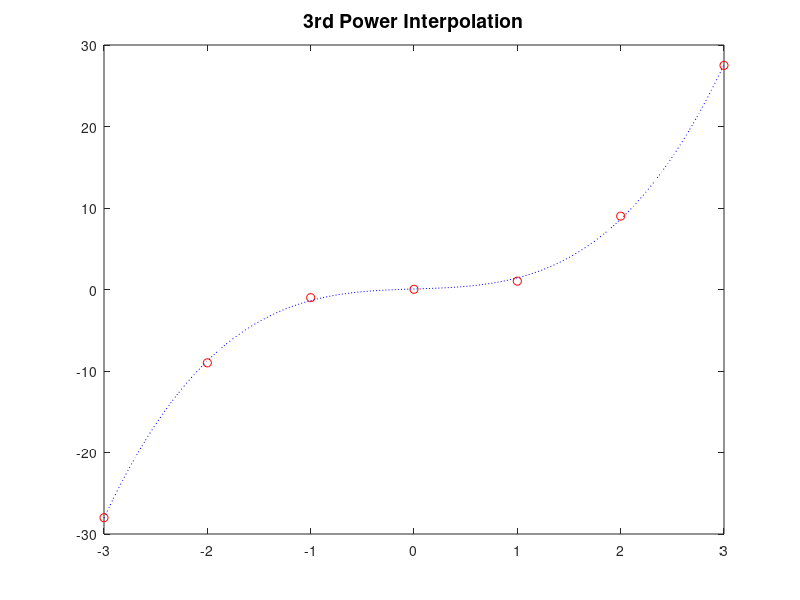

This figure's MATLAB source:
% CHRISTINE SHUE
% DUE: JULY 31, 2017
% HW 9: third order interpolation of data
% /u/erdos/students/cshue1/cisc4750/week4/hw9.m
%

x = [-3 -2 -1 0 1 2 3];
y = [-28 -9 -1 0.025 1.025 9 27.5];

% 1st way
p = polyfit(x,y,3);
x2 = linspace(-3,3,200);
y2 = polyval(p,x2);
plot(x,y,'o r',x2,y2,': b')

% 2nd way
yi = interp1(x,y,x2,'cubic');
% plot(x,y,'r o',x2,yi, 'b :');

title('3rd Power Interpolation','FontSize',14);